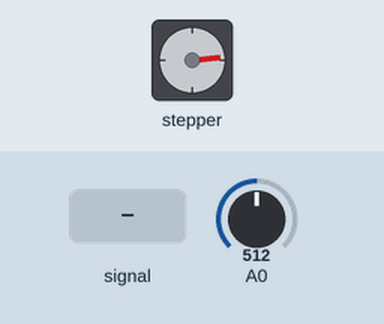
The sketch below on a simulated Arduino Uno, built with avr-gcc and run on an emulated ATmega328P. Parts: stepper motor. The inputs (shaded band) are chosen by the test bench; at power-on: A0 = 512. Stepper angles assume 200 steps per turn.

Above: at 1.2 s.
1.3 s: A0 set to 108
At 1.65 s:
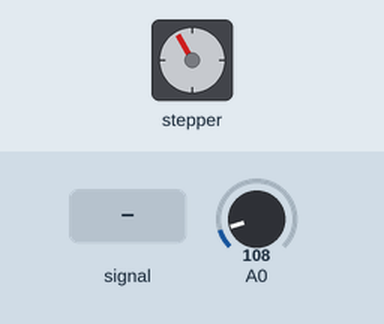
4.3 s: A0 set to 95
At 4.3 s:
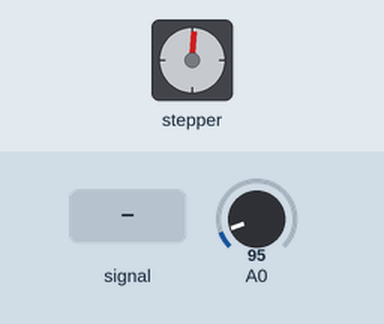
5.8 s: A0 fed a 200 Hz sine of ±81 counts around its level
At 6.25 s:
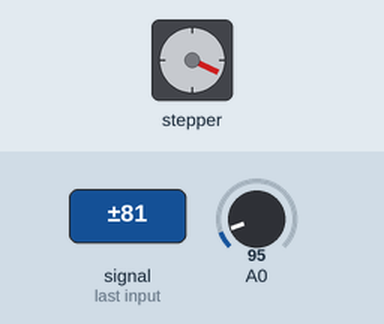
At 7.15 s:
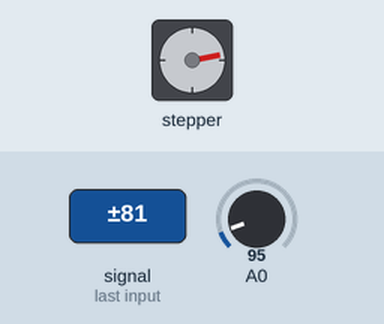
8.8 s: A0 set to 122
11.8 s: A0 set to 511
14.8 s: A0 fed a 1000 Hz sine of ±255 counts around its level
Timing chart, 0 to 18.8 s (numbered marks = the images above; inputs shaded):
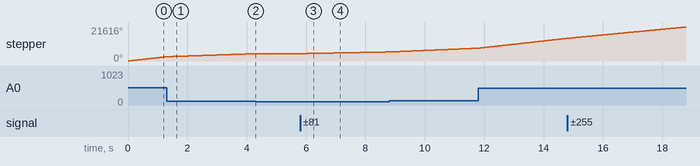

The sketch:

Stepper_Motor.ino
```cpp
 #include <AccelStepper.h>
 AccelStepper stepper(AccelStepper::DRIVER, 2, 3);
void setup()
 {
stepper.setMaxSpeed(4000);
 }
 void loop()
 {
int potValue = analogRead(A0);
 if (potValue < 100 ) potValue = 0;
 int stepperMotorSpeed = map(potValue, 0, 1023, 0, 4000);
 stepper.setSpeed(stepperMotorSpeed);
stepper.runSpeed();
 }
```

Measured:
- the behaviour switches between 100 and 99 on A0 (found by bisection; images 1 and 2)
- after the input at 4.3 s, stepper: stops changing and stays 4685°
- after the input at 5.8 s, stepper: keeps turning clockwise at about 361°/s, starting at once
